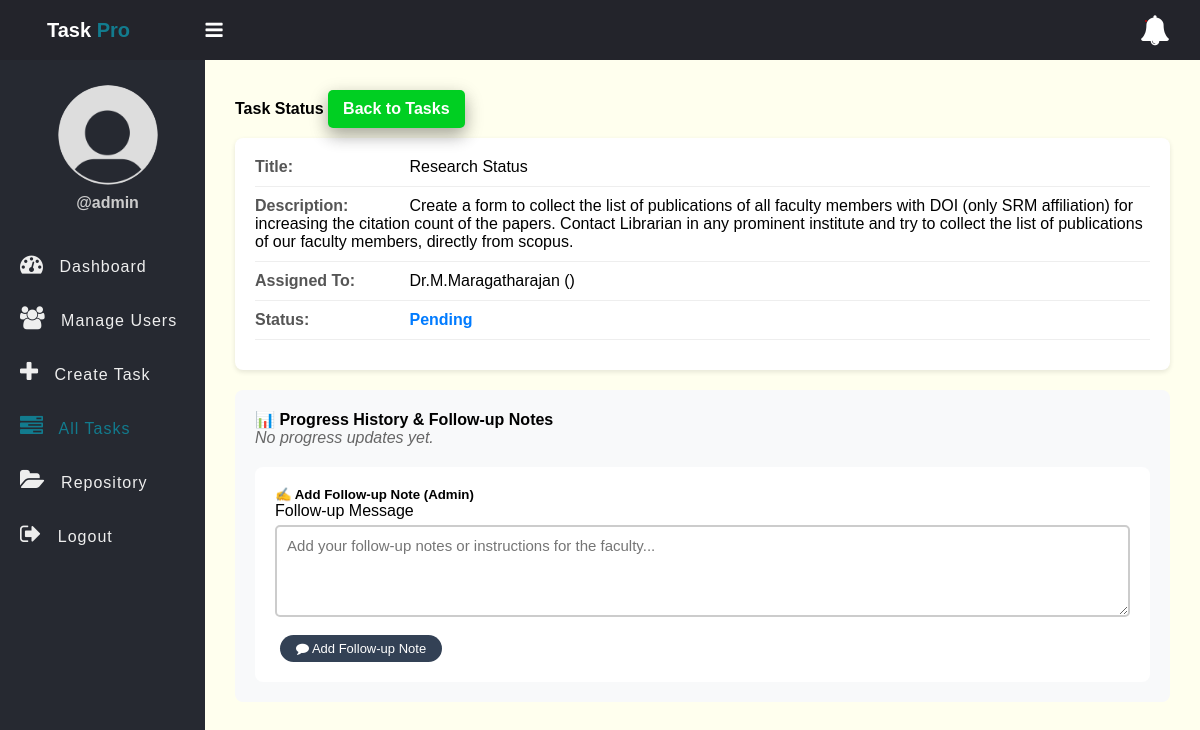
/view-task-status.php?id=30 (signed in), run on the app's committed database.
### tables this page shows
CREATE TABLE `tasks` (
  `id` int NOT NULL AUTO_INCREMENT,
  `title` varchar(100) NOT NULL,
  `description` text,
  `task_type` enum('Teaching','Research','Administrative','Establishment') DEFAULT NULL,
  `subtopic` varchar(255) DEFAULT NULL,
  `task_document` varchar(255) DEFAULT NULL,
  `acknowledgment_document` varchar(255) DEFAULT NULL,
  `acknowledgment_uploaded_at` datetime DEFAULT NULL,
  `assigned_to` int DEFAULT NULL,
  `due_date` datetime DEFAULT NULL,
  `status` enum('pending','in_progress','completed') DEFAULT 'pending',
  `created_at` timestamp NOT NULL DEFAULT CURRENT_TIMESTAMP,
  `verified_by` int DEFAULT NULL,
  PRIMARY KEY (`id`),
  KEY `assigned_to` (`assigned_to`),
  CONSTRAINT `tasks_ibfk_1` FOREIGN KEY (`assigned_to`) REFERENCES `users` (`id`)
);

CREATE TABLE `users` (
  `id` int NOT NULL AUTO_INCREMENT,
  `full_name` varchar(50) NOT NULL,
  `username` varchar(50) NOT NULL,
  `password` varchar(255) NOT NULL,
  `role` enum('admin','employee') NOT NULL,
  `department` varchar(100) DEFAULT NULL,
  `created_at` timestamp NOT NULL DEFAULT CURRENT_TIMESTAMP,
  PRIMARY KEY (`id`)
);

### app/Model/Task.php (called while the page is built, shortened)
<?php
function get_task_by_id($conn, $id){
	$sql = "SELECT * FROM tasks WHERE id =? ";
	$stmt = $conn->prepare($sql);
	$stmt->execute([$id]);
	if($stmt->rowCount() > 0){
		$task = $stmt->fetch();
	}else $task = 0;
	return $task;
}

### app/Model/User.php (called while the page is built, shortened)
<?php
function get_all_users($conn){
	$sql = "SELECT * FROM users WHERE role =? ";
	$stmt = $conn->prepare($sql);
	$stmt->execute(["employee"]);
	if($stmt->rowCount() > 0){
		$users = $stmt->fetchAll();
	}else $users = 0;
	return $users;
}

### app/Model/Progress.php (called while the page is built, shortened)
<?php
function get_task_progress($conn, $task_id) {
    $sql = "SELECT tp.*, u.full_name, u.role
            FROM task_progress tp
            JOIN users u ON tp.user_id = u.id
            WHERE tp.task_id = ?
            ORDER BY tp.created_at DESC";
    $stmt = $conn->prepare($sql);
    $stmt->execute([$task_id]);
    return 0;
}

### view-task-status.php (the view, shortened to what this page needs)
<?php
if (isset($_SESSION['role']) && isset($_SESSION['id']) && $_SESSION['role'] == "admin") {
    include "DB_connection.php";
    include "app/Model/Task.php";
    include "app/Model/User.php";
    include "app/Model/Progress.php";
    $id = $_GET['id'];
    $task = get_task_by_id($conn, $id);
    $users = get_all_users($conn);
    $progress_history = get_task_progress($conn, $id);
 ?>
<!DOCTYPE html>
<html>
<head>
    <link rel="stylesheet" href="https://stackpath.bootstrapcdn.com/font-awesome/4.7.0/css/font-awesome.min.css">
    <link rel="stylesheet" href="css/style.css">
</head>
<body>
    <?php include "inc/header.php" ?>
    <div class="body">
        <?php include "inc/nav.php" ?>
        <section class="section-1">
            <h4 class="title">Task Status <a href="tasks.php">Back to Tasks</a></h4>
            <div class="task-details">
                <div class="detail-row">
                    <span class="detail-label">Title:</span> <?=$task['title']?>
                </div>
                <div class="detail-row">
                    <span class="detail-label">Description:</span> <?=$task['description']?>
                </div>
                <div class="detail-row">
                    <span class="detail-label">Assigned To:</span>
                    <?php
                    foreach ($users as $user) {
                        if ($task['assigned_to'] == $user['id']) {
                            echo $user['full_name'] . " (" . $user['department'] . ")";
                        }
                    }
                    ?>
                </div>
                <div class="detail-row">
                    <span class="detail-label">Status:</span>
                    <span style="text-transform: capitalize; font-weight: bold; color: #007bff;"><?=$task['status']?></span>
                </div>
            </div>
            <div class="progress-section">
                <h4>📊 Progress History & Follow-up Notes</h4>
                <?php if ($progress_history != 0) {
                    foreach ($progress_history as $progress) {
                        $class = ($progress['progress_type'] == 'admin_followup') ? 'admin-followup' : '';
                ?>
                    <div class="progress-item <?=$class?>">
                        <div class="progress-header">
                            <?php if ($progress['progress_type'] == 'admin_followup') { ?>
                                <i class="fa fa-user-md"></i> Admin Follow-up by <?=$progress['full_name']?>
                            <?php } else { ?>
                                <i class="fa fa-user"></i> Faculty Progress by <?=$progress['full_name']?>
                            <?php } ?>
                        </div>
                        <div><?=$progress['message']?></div>
                        <div class="progress-time">
                            <i class="fa fa-clock-o"></i> <?=date('M d, Y h:i A', strtotime($progress['created_at']))?>
                        </div>
                    </div>
                <?php }
                } else { ?>
                    <p style="color: #666; font-style: italic;">No progress updates yet.</p>
                <?php } ?>
                <div class="followup-form">
                    <h5>✍️ Add Follow-up Note (Admin)</h5>
                    <form method="POST" action="app/add-followup.php">
                        <div class="input-holder">
                            <lable>Follow-up Message</lable>
                            <textarea name="followup_message" rows="4" class="input-1" placeholder="Add your follow-up notes or instructions for the faculty..." required></textarea><br>
                        </div>
						<button class="btn-primary">
							<i class="fa fa-comment"></i> Add Follow-up Note
						</button>
                    </form>
                </div>
            </div>
        </section>
    </div>
</body>
</html>
<?php }else{
   $em = "First login";
   header("Location: login.php?error=$em");
   exit();
}
 ?>

### css/style.css (style rules this page uses)
* { padding: 0; margin: 0; box-sizing: border-box; font-family: arial, sans-serif; }
.body { display: flex; }
.section-1 { padding: 30px; }
.section-1 .title { margin-bottom: 10px; }
.section-1 .title a { text-decoration: none; display: inline-block; padding-left: 10px; border: none; background: #00CF22; padding: 10px 15px; color: #fff; font-size: 16px; border-radius: 5px; cursor: pointer; outline: none; transition: background 1s; box-shadow: 0 8px 16px 0 rgba(0, 0, 0, 0.2), 0 6px 20px 0 rgba(0, 0, 0, 0.19); }
.section-1 { width: 100%; background: #ffe; }
.input-holder lable { display: block; margin-bottom: 5px; }
.input-1 { border: 2px solid #ccc; width: 100%; padding: 10px; font-size: 15px; outline: none; border-radius: 5px; display: block; }
.btn-primary { text-decoration: none; display: inline-block; padding: 6px 16px; border: none; background: #334155; color: #fff; font-size: 13px; font-weight: 500; border-radius: 50px; cursor: pointer; transition: background 0.3s; margin: 0 5px; }

### view-task-status.php (style rules this page uses)
.progress-section { margin-top: 20px; padding: 20px; background: #f8f9fa; border-radius: 8px; }
.followup-form { background: #fff; padding: 20px; border-radius: 8px; margin-top: 20px; }
.task-details { background: #fff; padding: 20px; border-radius: 8px; margin-bottom: 20px; box-shadow: 0 2px 5px rgba(0,0,0,0.1); }
.detail-row { margin-bottom: 10px; border-bottom: 1px solid #eee; padding-bottom: 10px; }
.detail-label { font-weight: bold; color: #555; width: 150px; display: inline-block; }

### data on the page
tasks: title "Research Status", description "Create a form to collect the list of publications of all faculty members with DOI (only SRM affiliation) for increasing the citation count of the papers. Contact Librarian in any prominent institute and try to collect the list of publications of our faculty members, directly from scopus.", status "Pending"
users: full_name "Dr.M.Maragatharajan"

### other printed values
$_SESSION['username'] "admin"
